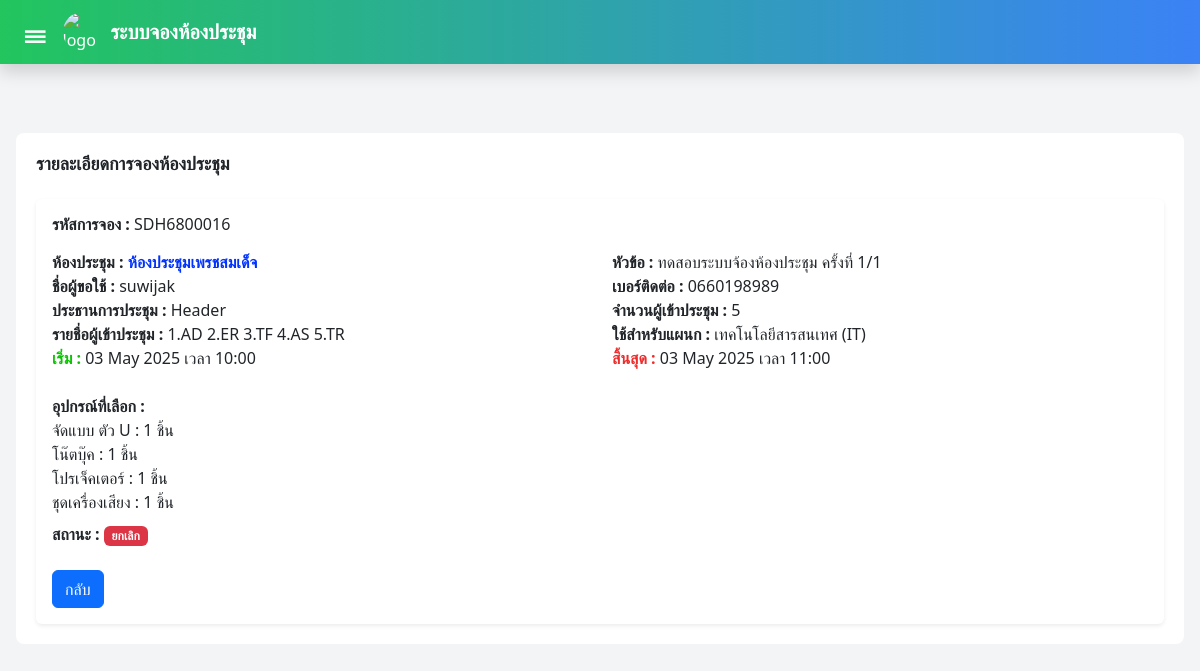
Screenshot of /bookings/213/ (signed in) with the database file from the repository.
### myapp/models.py (models this page shows, shortened)
class Booking(models.Model):
    STATUS_CHOICES = [
        ('approved', 'อนุมัติ'),
        ('pending', 'รออนุมัติ'),
        ('cancelled', 'ยกเลิก'),
    ]
    booking_code = models.CharField(max_length=20, unique=True, blank=True)
    room_name = models.CharField(max_length=100)
    n_req = models.CharField(max_length=100)
    n_ph = models.CharField(max_length=10)
    h_pr = models.CharField(max_length=100)
    n_count = models.IntegerField(default=0)
    n_list = models.CharField(max_length=500, blank=True)
    dpm_sd = models.CharField(max_length=100, default='-')
    topic = models.TextField(blank=True)
    start_datetime = models.DateTimeField()
    end_datetime = models.DateTimeField()
    status = models.CharField(max_length=20, choices=STATUS_CHOICES, default='approved')
    description = models.TextField()
    equipment_list = models.ManyToManyField(Equipment, blank=True)

class Equipment(models.Model):
    name = models.CharField(max_length=100)
    quantity = models.PositiveIntegerField()

### myapp/views.py (the view)
# urls.py: path('bookings/<int:id>/', views.booking_detail, name='booking_detail'), # สำหรับปุ่ม "แสดง"
@login_required
def booking_detail(request, id):
    booking = Booking.objects.get(id=id)
    equipment_data = []
    if booking.equipment_list.exists():  # เช็คว่าอุปกรณ์มีการเลือกหรือไม่
        equipment_data = booking.equipment_list.all()  # ดึงข้อมูลอุปกรณ์ทั้งหมด
    return render(request, 'booking_detail.html', {
        'booking': booking,
        'equipment_data': equipment_data,
    })

### myapp/templates/booking_detail.html (shortened to what this page needs)
{% load static %}
<!DOCTYPE html>
<html lang="th">
<head>
  <script src="https://cdn.tailwindcss.com"></script>
  <link href="https://cdn.jsdelivr.net/npm/bootstrap@5.3.3/dist/css/bootstrap.min.css" rel="stylesheet">
</head>
<body class="bg-gray-100">
  <nav
    class="fixed top-0 left-0 right-0 h-16 bg-gradient-to-r from-green-500 to-blue-500 text-white flex justify-between items-center px-4 shadow z-50">
    <div class="flex items-center space-x-2">
      <button onclick="toggleSidebar()" class="text-3xl text-white mr-2">&#9776;</button>
      <a href="/home"><img src="https://sdh.go.th/img/sdh.jpg" class="w-10 h-10 rounded-full" alt="logo"></a>
      <span class="text-xl font-bold">ระบบจองห้องประชุม</span>
    </div>
  </nav>
  <div id="main-content" class="flex flex-wrap gap-4 mt-4 p-2 justify-content-center content-transition">
    <div class="pt-20 px-2">
      <div class="content-container w-full">
        <div class="d-flex justify-content-between align-items-center mb-4">
          <h1 class="mb-0">
            <strong style="font-size: large;">รายละเอียดการจองห้องประชุม</strong>
          </h1>
        </div>
        <div class="card shadow-sm border-0">
          <div class="card-body">
            <h5 class="card-title mb-3"> <strong > รหัสการจอง : </strong> {{ booking.booking_code }}</h5>
            <div class="row mb-2">
              <div class="col-md-6">
                <strong>ห้องประชุม :</strong> <strong id="room-name">{{ booking.room_name }}
              </div></strong>
              <div class="col-md-6">
                <strong>หัวข้อ :</strong> {{ booking.topic|default:"-" }}
              </div>
              <div class="col-md-6">
                <strong>ชื่อผู้ขอใช้ :</strong> {{ booking.n_req}}
              </div>
              <div class="col-md-6">
                <strong>เบอร์ติดต่อ :</strong> {{ booking.n_ph}}
              </div>
              <div class="col-md-6">
                <strong>ประธานการประชุม :</strong> {{ booking.h_pr}}
              </div>
              <div class="col-md-6">
                <strong>จำนวนผู้เข้าประชุม :</strong> {{ booking.n_count}}
              </div>
              <div class="col-md-6">
                <strong>รายชื่อผู้เข้าประชุม :</strong> {{ booking.n_list}}
              </div>
              <div class="col-md-6">
                <strong>ใช้สำหรับแผนก :</strong> {{ booking.dpm_sd}}
              </div>
              <div class="col-md-6">
                <strong style="color: #0ac500;">เริ่ม :</strong> {{ booking.start_datetime|date:"d M Y เวลา H:i" }}
              </div>
              <div class="col-md-6">
                <strong style="color: #ee2c2c;" >สิ้นสุด :</strong> {{ booking.end_datetime|date:"d M Y เวลา H:i" }}
              </div>
              <div class="col-md-6">
                <br>
                <strong>อุปกรณ์ที่เลือก :</strong>
                {% if equipment_data %}
                  <ul>
                    {% for item in equipment_data %}
                      <li>{{ item.name }} : {{ item.quantity }} ชิ้น</li>
                    {% endfor %}
                  </ul>
                {% else %}
                  <p>ไม่มีอุปกรณ์ที่เลือก</p>
                {% endif %}
              </div>
            </div>
            <div class="row">
              <div class="col-md-6">
                <strong>สถานะ :</strong>
                {% if booking.status == "approved" %}
                <span class="badge" style="background-color: #28a745;">อนุมัติ</span>
                {% elif booking.status == "pending" %}
                <span class="badge" style="background-color: #ffc107;">รออนุมัติ</span>
                {% elif booking.status == "cancelled" %}
                <span class="badge" style="background-color: #dc3545;">ยกเลิก</span>
                {% else %}
                <span class="badge" style="background-color: #6c757d;">ไม่ระบุสถานะ</span>
                {% endif %}
              </div>
            </div>
            <br>
            <a href="{% url 'roombooking' %}" class="btn btn-primary">กลับ</a>
          </div>
        </div>
      </div>
    </div>
  </div>
</body>
</html>

### myapp/templates/booking_detail.html (style rules this page uses)
.content-transition { transition: all 0.3s; }
.content-container { padding: 20px; background-color: white; margin-top: 20px; border-radius: 8px; }

### rows the page displays
Booking: booking_code "SDH6800016", room_name "ห้องประชุมเพรชสมเด็จ", topic "ทดสอบระบบจ้องห้องประชุม ครั้งที่ 1/1", n_req "suwijak", n_ph "0660198989", h_pr "Header", n_count "5", n_list "1.AD 2.ER 3.TF 4.AS 5.TR", dpm_sd "เทคโนโลยีสารสนเทศ (IT)", start_datetime "03 May 2025 เวลา 10:00", end_datetime "03 May 2025 เวลา 11:00"
Equipment: name "จัดแบบ ตัว U", quantity "1"
Equipment: name "โน๊ตบุ๊ค", quantity "1"
Equipment: name "โปรเจ็คเตอร์", quantity "1"
Equipment: name "ชุดเครื่องเสียง", quantity "1"
